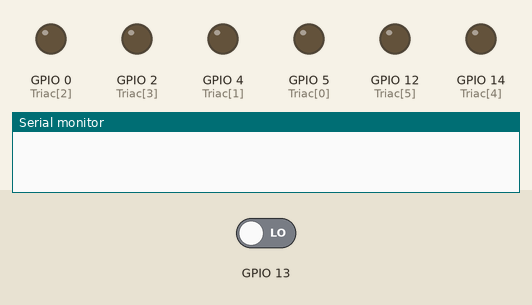
Recording of a sketch running on a simulated ESP8266 (NodeMCU). Shown: output pins drawn as LEDs (lit = HIGH), the last lines printed to the serial monitor. The test bench sets the inputs (shaded band); at power-on: GPIO 13 LOW.

Above: at 1.2 s.
1.3 s: GPIO 13 driven HIGH
At 2.6 s:
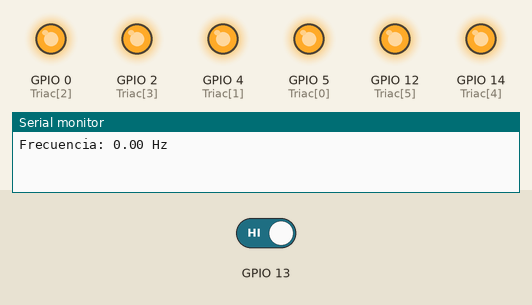
Timing chart, 0 to 4.3 s (numbered marks = the images above; inputs shaded):
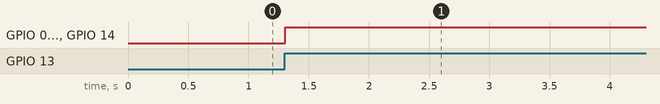

The sketch:

ESP_DIMMER_IGUALES_CRUCE_X_CERO.ino
```cpp
#include <ESP8266TimerInterrupt.h>

volatile int i=0;
volatile boolean cruce_cero=0;
int Triac[6] = {5, 4, 0, 2, 14, 12}; // Define los pines de los triacs
int dim[6]; // Define el nivel de dimming para cada triac
int T_int = 100;

unsigned long lastZeroCrossMillis = 0;
unsigned int zeroCrossCount = 0;

unsigned long previousMillis = 0;
unsigned long interval = 40;
bool increasing = true;

ESP8266Timer ITimer;

void setup() {
  Serial.begin(9600);
  for(int j=0; j<6; j++) {
    pinMode(Triac[j], OUTPUT);
  }
  attachInterrupt(digitalPinToInterrupt(13), deteccion_Cruce_cero, RISING);
  ITimer.attachInterruptInterval(T_int, Dimer);
}

ICACHE_RAM_ATTR void deteccion_Cruce_cero()
{
  cruce_cero = true;
  i=0;
  for(int j=0; j<6; j++) {
    digitalWrite(Triac[j], LOW);
  }

  unsigned long currentMillis = millis();
  if (currentMillis - lastZeroCrossMillis >= 1000) {
    float frequency = zeroCrossCount / 2.0;
    Serial.print("Frecuencia: ");
    Serial.print(frequency);
    Serial.println(" Hz");
    lastZeroCrossMillis = currentMillis;
    zeroCrossCount = 0;
  } else {
    zeroCrossCount++;
  }
}

ICACHE_RAM_ATTR void Dimer()
{
  if (cruce_cero == true ){
    for(int j=0; j<6; j++) {
      if (i>=dim[j] ) {
        digitalWrite(Triac[j], HIGH);
      }
    }
    if(i>=100) {
      i=0;
      cruce_cero=false;
    }
    else {
      i++;
    }
  }
}

void loop ()
{
  unsigned long currentMillis = millis();
  if (currentMillis - previousMillis >= interval) {
    previousMillis = currentMillis;
    if (increasing) {
      for(int j=0; j<6; j++) {
        if (dim[j] < 100) {
          dim[j]++;
        } else {
          increasing = false;
        }
      }
    } else {
      for(int j=0; j<6; j++) {
        if (dim[j] > 0) {
          dim[j]--;
        } else {
          increasing = true;
        }
      }
    }
  }
}
```

Measured:
- after the input at 1.3 s, GPIO 0 (Triac[2]), GPIO 2 (Triac[3]), GPIO 4 (Triac[1]), GPIO 5 (Triac[0]), GPIO 12 (Triac[5]), GPIO 14 (Triac[4]): LOW → HIGH at once
